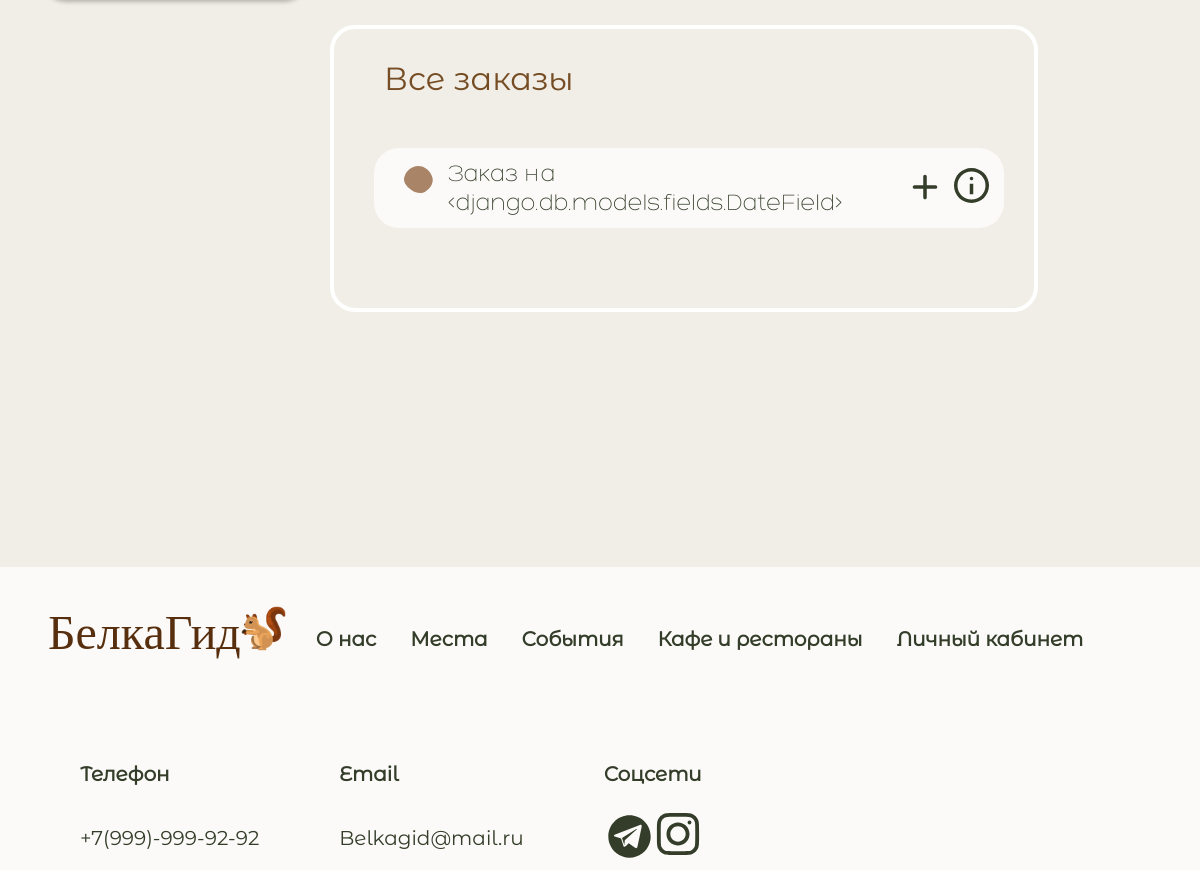
Page /profile/orders (signed in, lower part) on the earlier database version.
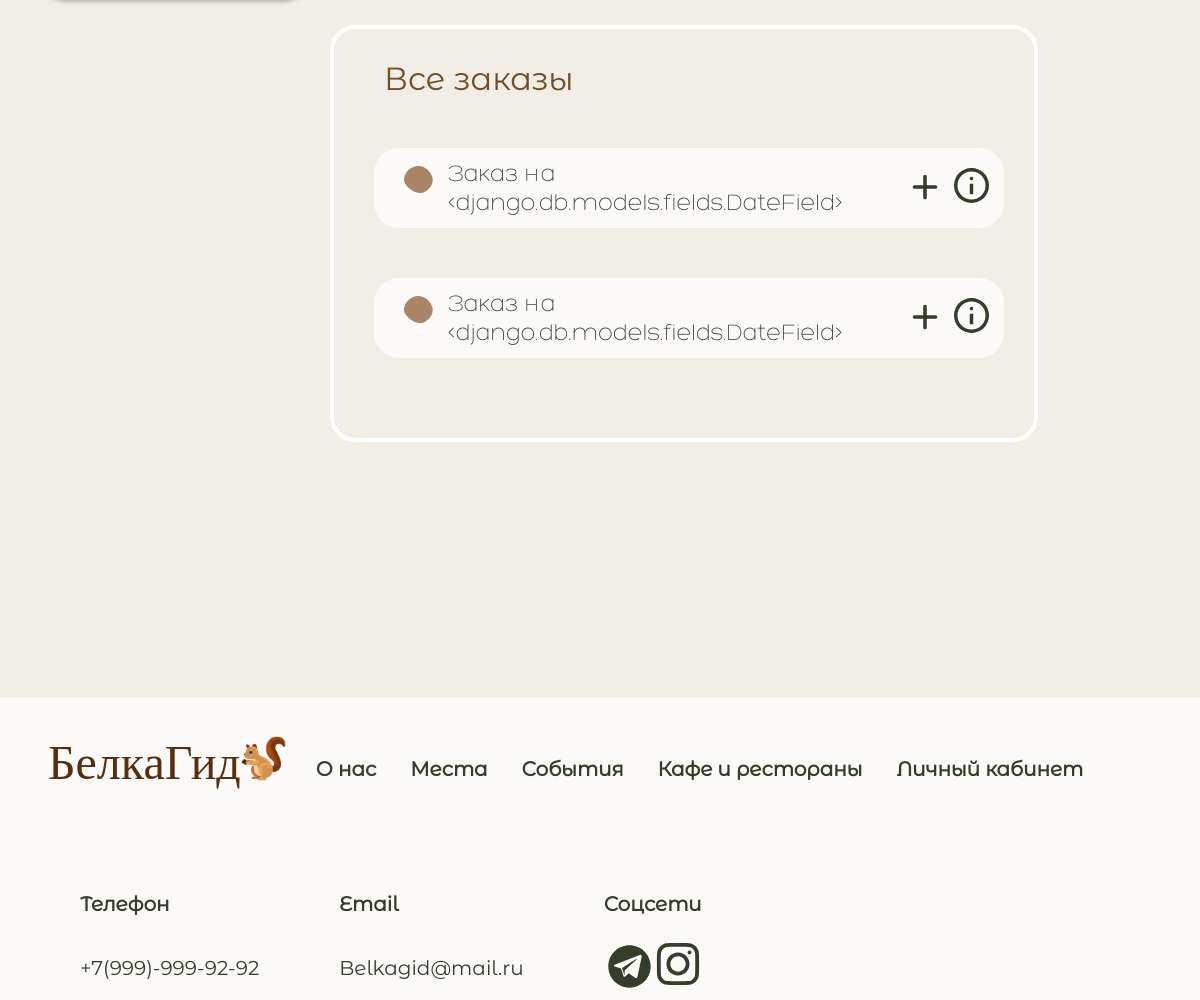
Same page on the later database version.
### belka/models.py (models this page shows, shortened)
class Order(models.Model):
    route = models.ForeignKey(Route, on_delete=models.CASCADE)
    date = models.DateField()
    persons = models.IntegerField()
    gid = models.IntegerField(default=-1)
    comments = models.TextField(default="")
    ordered_user = models.IntegerField(default=0)
    name = models.TextField(default="Заказ")

### belka/views.py (the view)
# urls.py: path('profile/orders', profile_orders_page),
@login_required
def profile_orders_page(request):
    if request.user.groups.filter(name='Gids').exists():
        orders = Order.objects.filter(gid=-1)
        orders_personal = Order.objects.filter(gid=request.user.id)
        context = {
            'orders': orders,
            'orders_personal': orders_personal,
        }
        return render(request, "zakazi_gid.html", context)
    else:
        orders = Order.objects.filter(ordered_user=request.user.id)
        context = {
            'orders': orders,
        }
        return render(request, "zakazi.html", context)

### templates/zakazi_gid.html (shortened to what the changed rows need)
{% load static %}
<!DOCTYPE html>
<html>
<head>
    <link rel="stylesheet" href="{% static 'css/main.css' %}">
    <link rel="stylesheet" href="{% static 'css/main1.css' %}">
    <link rel="stylesheet" href="{% static 'css/main2.css' %}">
    <link rel="stylesheet" href="{% static 'css/main3.css' %}">
    <link rel="stylesheet" href="{% static 'css/main4.css' %}">
</head>
<body>
<div class="wrapper">
    <div class="content">
        <div class="dannie">
            <div class="zakazi2">
                <div class="namezakaz">
                    <h1>Все заказы</h1>
                </div>
                {% for personal_order in orders %}
                    <div class="zakaz">
                        <a onclick="getOrderInfo({{ personal_order.id }})"><p>{{ personal_order.name }}</p></a>
                        <svg class="addzakaz" onclick="takeOrder({{ personal_order.id }})" width="28" height="28"
                             viewBox="0 0 24 24" fill="none" xmlns="http://www.w3.org/2000/svg">
                            <path d="M18 12.998H13V17.998C13 18.2633 12.8946 18.5176 12.7071 18.7052C12.5196 18.8927 12.2652 18.998 12 18.998C11.7348 18.998 11.4804 18.8927 11.2929 18.7052C11.1054 18.5176 11 18.2633 11 17.998V12.998H6C5.73478 12.998 5.48043 12.8927 5.29289 12.7052C5.10536 12.5176 5 12.2633 5 11.998C5 11.7328 5.10536 11.4785 5.29289 11.2909C5.48043 11.1034 5.73478 10.998 6 10.998H11V5.99805C11 5.73283 11.1054 5.47848 11.2929 5.29094C11.4804 5.1034 11.7348 4.99805 12 4.99805C12.2652 4.99805 12.5196 5.1034 12.7071 5.29094C12.8946 5.47848 13 5.73283 13 5.99805V10.998H18C18.2652 10.998 18.5196 11.1034 18.7071 11.2909C18.8946 11.4785 19 11.7328 19 11.998C19 12.2633 18.8946 12.5176 18.7071 12.7052C18.5196 12.8927 18.2652 12.998 18 12.998Z"
                                  fill="#333D29"/>
                        </svg>
                        <svg class="infozakaz" onclick="getOrderInfo({{ personal_order.id }})" width="20" height="20"
                             viewBox="0 0 20 20" fill="none" xmlns="http://www.w3.org/2000/svg">
                            <path d="M9 15H11V9H9V15ZM10 7C10.2833 7 10.521 6.904 10.713 6.712C10.905 6.52 11.0007 6.28267 11 6C10.9993 5.71733 10.9033 5.48 10.712 5.288C10.5207 5.096 10.2833 5 10 5C9.71667 5 9.47933 5.096 9.288 5.288C9.09667 5.48 9.00067 5.71733 9 6C8.99933 6.28267 9.09533 6.52033 9.288 6.713C9.48067 6.90567 9.718 7.00133 10 7ZM10 20C8.61667 20 7.31667 19.7373 6.1 19.212C4.88334 18.6867 3.825 17.9743 2.925 17.075C2.025 16.1757 1.31267 15.1173 0.788001 13.9C0.263335 12.6827 0.000667932 11.3827 1.26582e-06 10C-0.000665401 8.61733 0.262001 7.31733 0.788001 6.1C1.314 4.88267 2.02633 3.82433 2.925 2.925C3.82367 2.02567 4.882 1.31333 6.1 0.788C7.318 0.262667 8.618 0 10 0C11.382 0 12.682 0.262667 13.9 0.788C15.118 1.31333 16.1763 2.02567 17.075 2.925C17.9737 3.82433 18.6863 4.88267 19.213 6.1C19.7397 7.31733 20.002 8.61733 20 10C19.998 11.3827 19.7353 12.6827 19.212 13.9C18.6887 15.1173 17.9763 16.1757 17.075 17.075C16.1737 17.9743 15.1153 18.687 13.9 19.213C12.6847 19.739 11.3847 20.0013 10 20ZM10 18C12.2333 18 14.125 17.225 15.675 15.675C17.225 14.125 18 12.2333 18 10C18 7.76667 17.225 5.875 15.675 4.325C14.125 2.775 12.2333 2 10 2C7.76667 2 5.875 2.775 4.325 4.325C2.775 5.875 2 7.76667 2 10C2 12.2333 2.775 14.125 4.325 15.675C5.875 17.225 7.76667 18 10 18Z"
                                  fill="#333D29"/>
                        </svg>
                    </div>
                {% endfor %}
            </div>
        </div>
    </div>
    <div class="footer">
        <div class="logo">
            <div class="svyzi">
                <div class="svyz">
                    <h1>Телефон</h1>
                    <h2>+7(999)-999-92-92</h2>
                </div>
                <div class="svyz">
                    <h1>Email</h1>
                    <h2>Belkagid@mail.ru</h2>
                </div>
                <div class="svyz">
                    <h1>Соцсети</h1>
                </div>
            </div>
        </div>
    </div>
</div>
</body>
</html>

Differences in the rows shown:
added Order: name "Заказ на <django.db.models.fields.DateField>"
